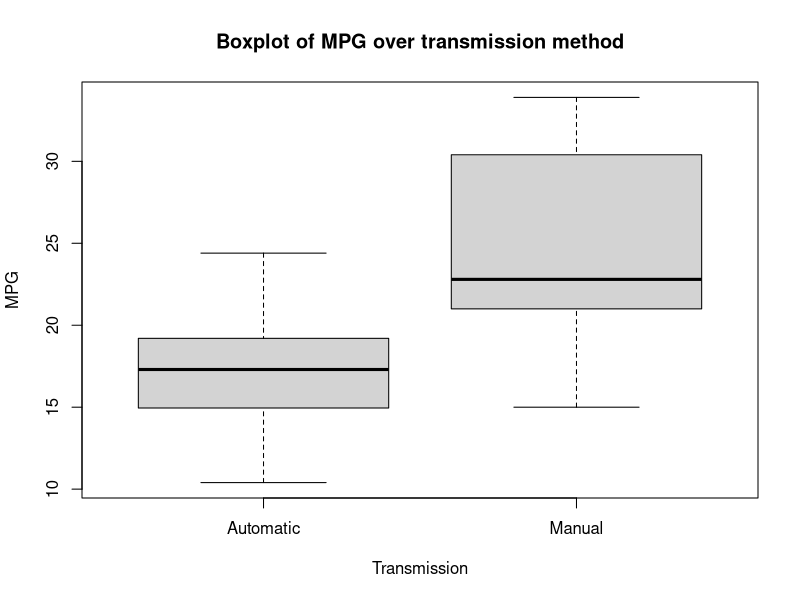
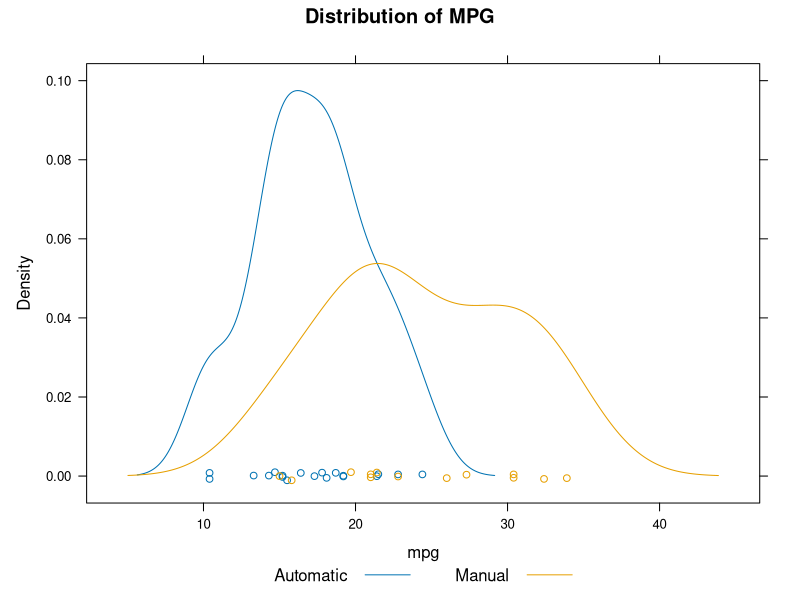
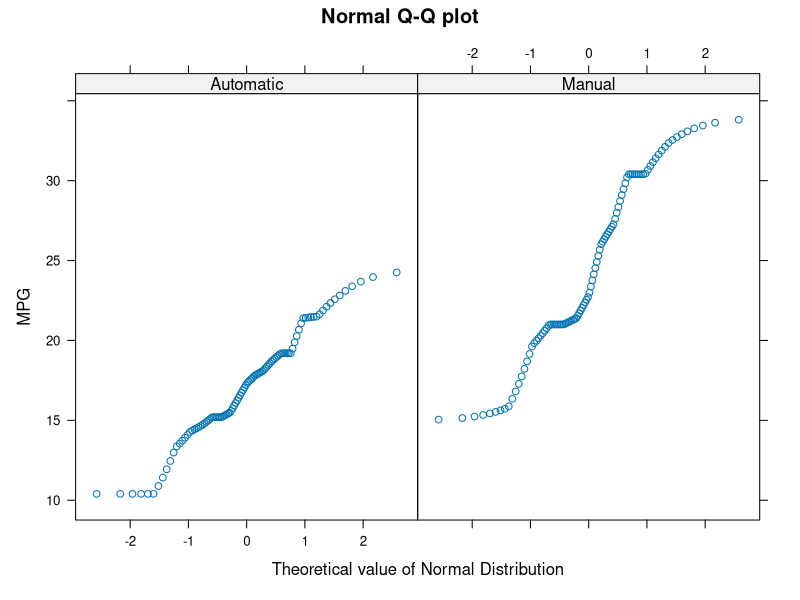
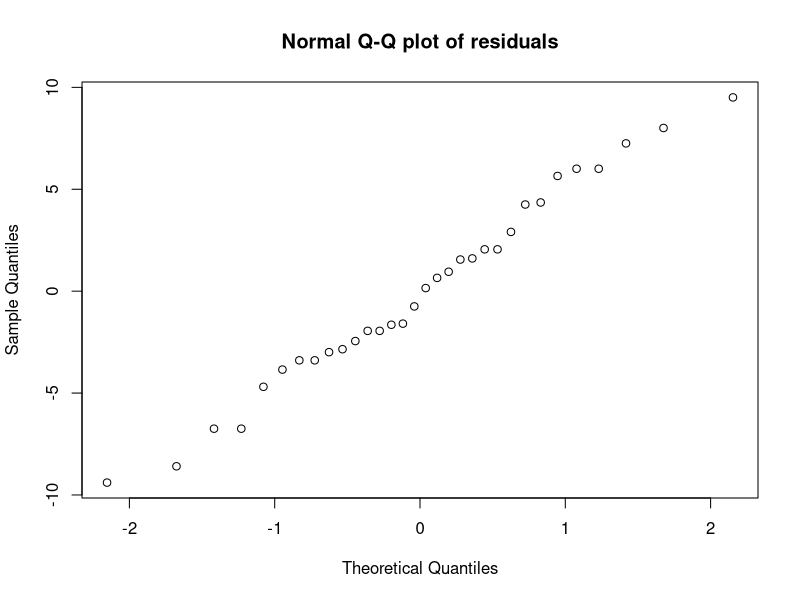

Source code (R) for these figures, in order:
## ---- chunk 1
data(mtcars)
str(mtcars)

## ---- chunk 2
cor(mtcars$mpg,mtcars[,-1])

## ---- chunk 3
mtcars$am <- as.factor(mtcars$am)
levels(mtcars$am) <-c("Automatic", "Manual")
## ---- chunk 4
t.test(mtcars$mpg~mtcars$am,conf.level=0.95)

## ---- chunk 5
cardata <- mtcars
cardata_sub <- cardata[c("am","mpg")]
lm_mpg <- lm(mpg~am,data=cardata_sub)
coef(summary(lm_mpg))

## ---- chunk 6
confint(lm_mpg)

## ---- chunk 7
cardata <- mtcars
cardata_sub <- cardata[c("am","mpg")]
boxplot(cardata_sub$mpg~factor(cardata_sub$am,label=c("Automatic","Manual")),
        main="Boxplot of MPG over transmission method",xlab="Transmission",ylab="MPG")


## ---- chunk 8
library(lattice)
densityplot(~mpg,group=factor(am,label=c("Automatic","Manual")),
 data=cardata_sub,auto.key=list(space = "bottom",columns=2),
 main="Distribution of MPG")

## ---- chunk 9
qqmath(~mpg|factor(am,label=c("Automatic","Manual")),data=cardata_sub,f.value=ppoints(100),
main="Normal Q-Q plot",xlab="Theoretical value of Normal Distribution",ylab="MPG")
## ---- chunk 10
est_mpg <- predict(lm_mpg,newdata=cardata_sub,type="response")
lm_res <- cardata$mpg-est_mpg
## ---- chunk 11
qqnorm(lm_res,main="Normal Q-Q plot of residuals")

